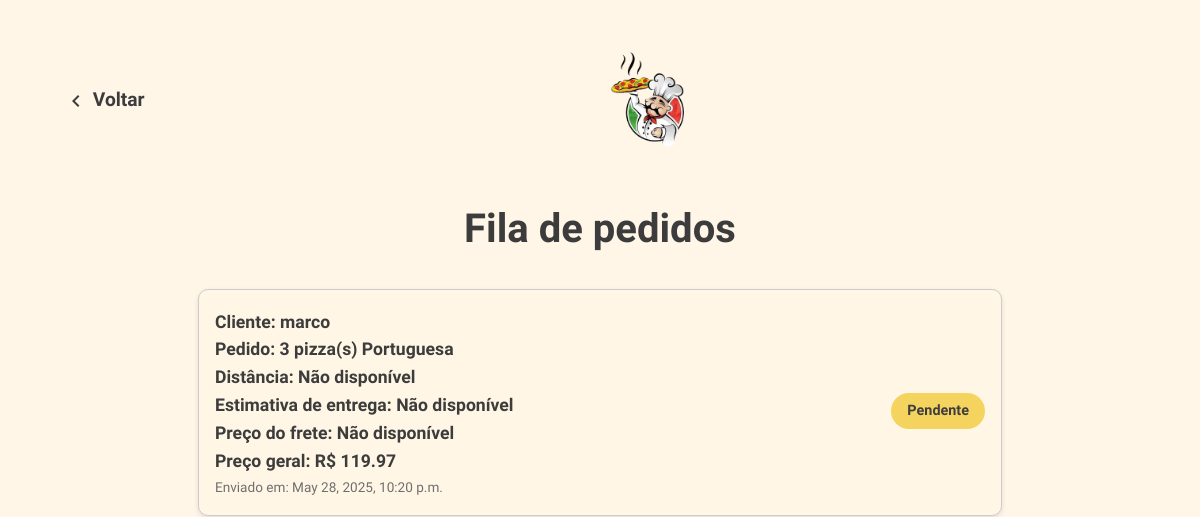
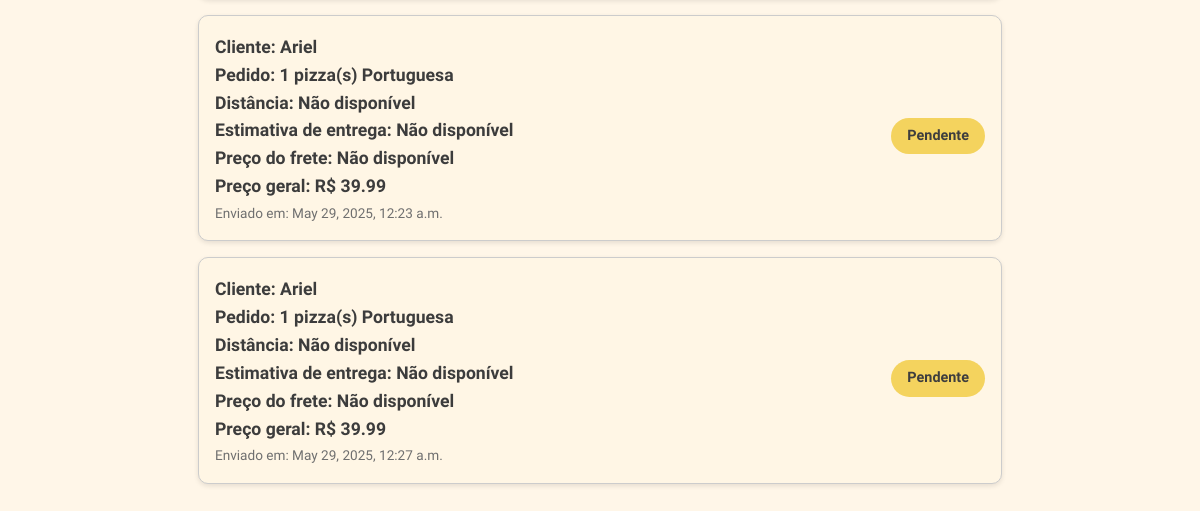
Before: /cliente/fila/ with the older database file (2 pictures, top to bottom).
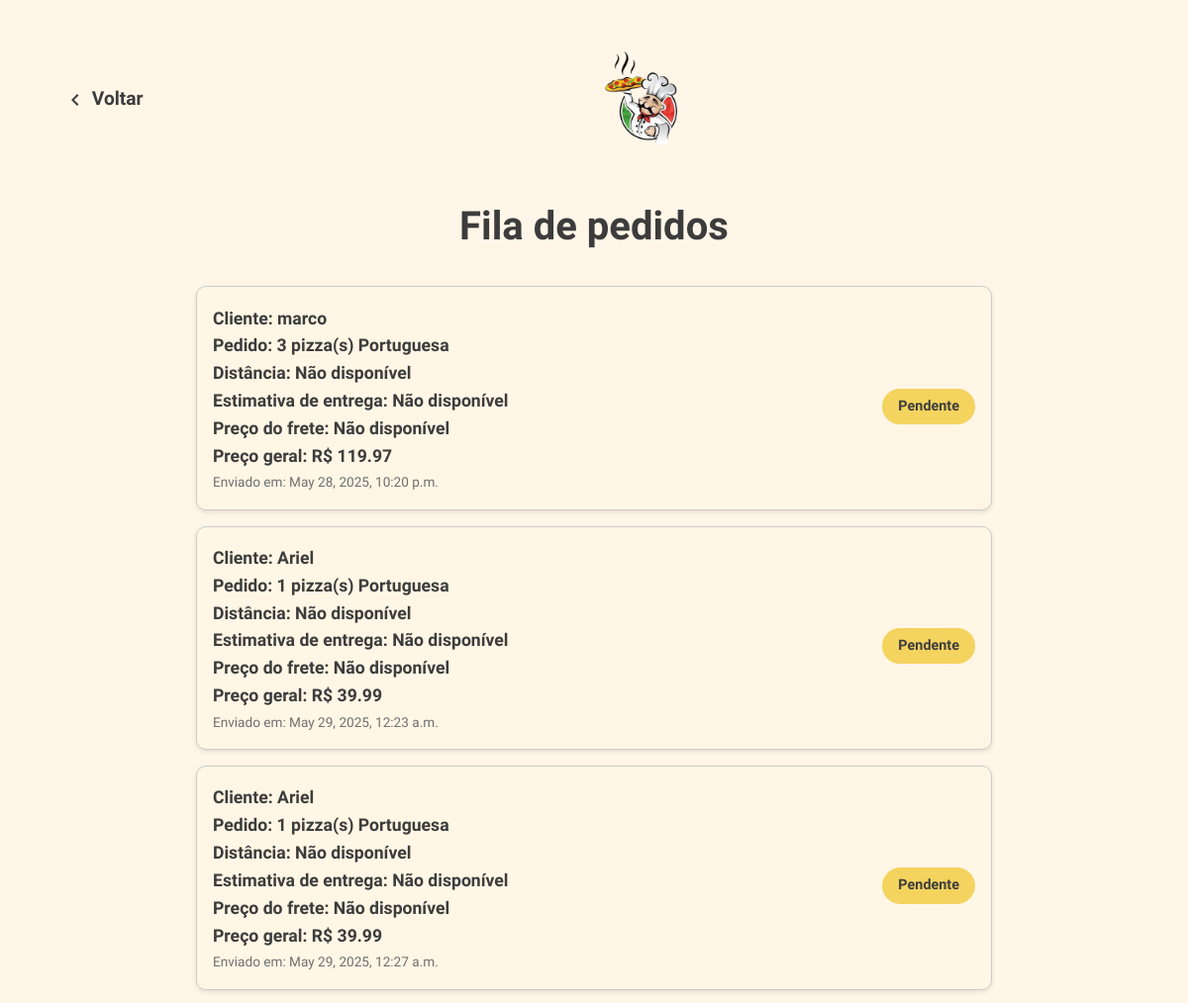
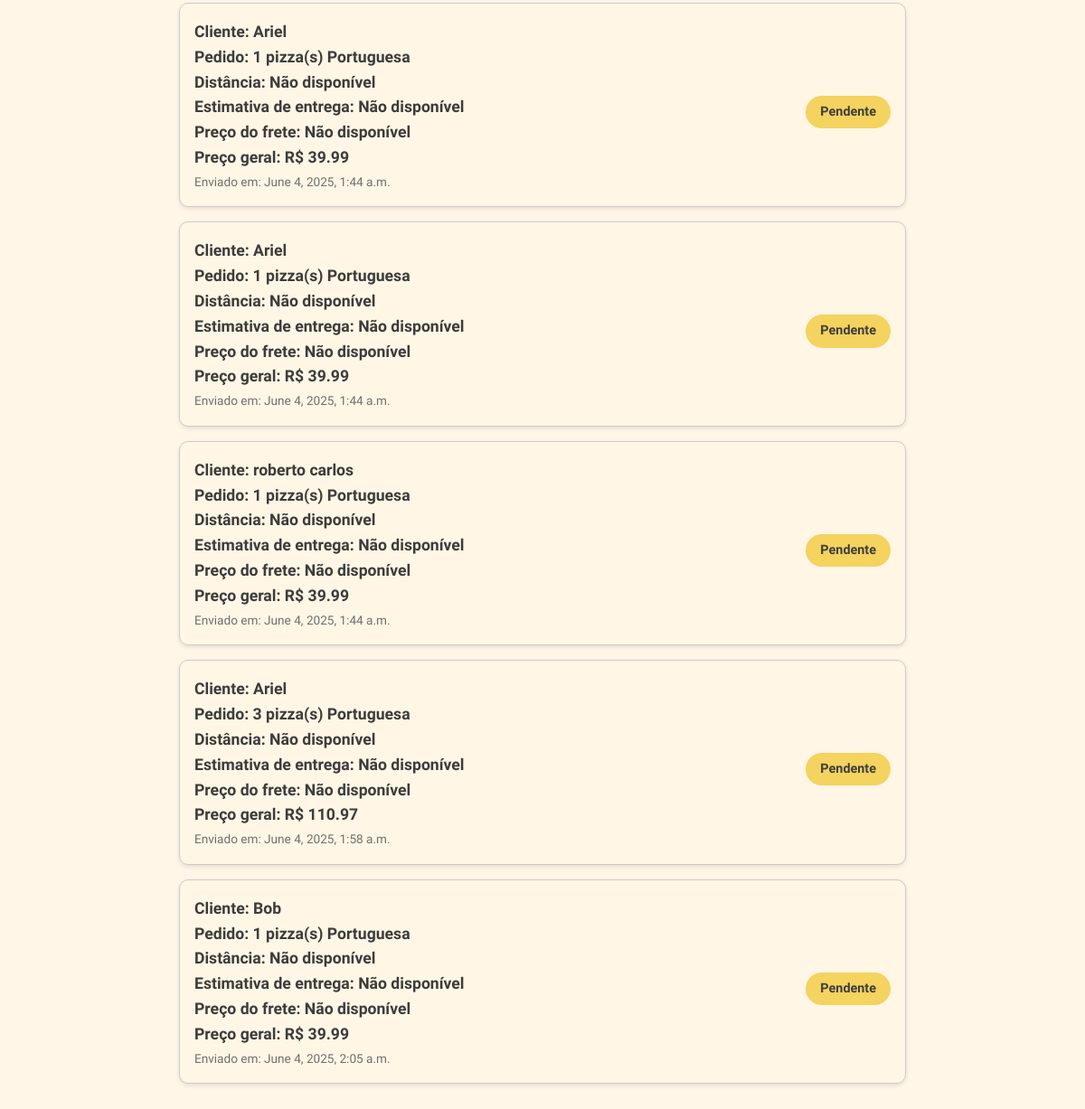
After: the same page with the newer database file (2 pictures, top to bottom).
### cliente/models.py (models this page shows, shortened)
class Pedido(models.Model):
    TAMANHOS = [('0', 'Grande'), ('1', 'Médio'), ('2', 'Pequeno')]
    BORDAS = [('0', 'Sem borda'), ('1', 'Catupiry'), ('2', 'Cheddar'), ('3', 'Doce de leite')]
    SABORES = [
        ('01', 'Portuguesa'),
        ('02', 'Chocolate'),
        ('03', 'Peixe'),
        ('04', 'Margarita'),
        ('05', 'Quatro-queijos'),
        ('06', 'Marguerita'),
        ('07', 'Calabresa'),
        ('08', 'Peperoni'),
        ('09', 'Alho e óleo'),
    ]
    OPCAO_PAGAMENTO = [
        ('dinheiro', 'Dinheiro'),
        ('debito', 'Cartão de Débito'),
        ('credito', 'Cartão de Crédito'),
        ('pix', 'PIX'),
    ]
    nome = models.CharField(max_length=100)
    cpf = models.CharField(max_length=11)
    endereco = models.CharField(max_length=200)
    quantidade = models.IntegerField()
    borda = models.CharField(max_length=1, choices=BORDAS)
    tamanho = models.CharField(max_length=1, choices=TAMANHOS)
    sabor1 = models.CharField(max_length=2, choices=SABORES, default='01')
    concluido = models.BooleanField(default=False)
    created_at = models.DateTimeField(auto_now_add=True)
    forma_de_pagamento = models.CharField(
        max_length=10,
        choices=OPCAO_PAGAMENTO,
        verbose_name="Forma de Pagamento"
    )

### cliente/views.py (the view)
# urls.py: path('fila/', views.fila_pedidos, name='fila_pedidos'),
def fila_pedidos(request):
    pedidos = Pedido.objects.filter(concluido=False).order_by('id')
    velocidade_media_kmh = 60
    preco_frete_por_km = 0.45
    for pedido in pedidos:
        coord_cliente = obter_coordenadas(pedido.endereco, API_KEY)
        if coord_cliente:
            lat1, lon1 = origem_ufa
            lat2, lon2 = coord_cliente
            distancia_km = haversine(lat1, lon1, lat2, lon2)
            distancia_km *= 1.45
            pedido.quilometragem = round(distancia_km, 1)
            pedido.tempo_entrega = int((distancia_km / velocidade_media_kmh) * 60) + 30
            pedido.preco_frete = round(distancia_km * preco_frete_por_km, 2)
        else:
            pedido.quilometragem = None
            pedido.tempo_entrega = None
            pedido.preco_frete = None
        preco_sabor = PRECO_SABORES.get(pedido.sabor1, 0)
        preco_borda = BORDAS.get(pedido.get_borda_display(), 0)
        preco_tamanho = TAMANHOS.get(pedido.get_tamanho_display(), 0)
        pedido.preco_geral = round(
            pedido.quantidade * (preco_sabor + preco_borda + preco_tamanho) +
            (pedido.preco_frete if pedido.preco_frete else 0), 2
        )
    return render(request, 'cliente/fila_pedidos.html', {'pedidos': pedidos})

### cliente/utils.py (called while the page is built)
def obter_coordenadas(endereco, api_key):
    try:
        url = f"https://api.opencagedata.com/geocode/v1/json?q={endereco}&key={api_key}"
        resposta = requests.get(url)
        resposta.raise_for_status()
        dados = resposta.json()
        if dados['results']:
            lat = dados['results'][0]['geometry']['lat']
            lon = dados['results'][0]['geometry']['lng']
            return (lat, lon)
        else:
            return None
    except requests.exceptions.RequestException:
        return None

### cliente/templates/cliente/fila_pedidos.html (shortened to what this page needs)
{% load static %}
<!DOCTYPE html>
<html lang="pt-br">
  <head>
    <link rel="stylesheet" href="{% static 'css/fila.css' %}" />
    <link rel="stylesheet" href="{% static 'css/style.css' %}" />
  </head>
  <body>
    <header>
      <a href="#" onclick="history.back(); return false;" class="back-arrow" aria-label="Voltar para página anterior">
        <svg viewBox="0 0 24 24" aria-hidden="true" focusable="false">
          <path d="M15.41 7.41L14 6l-6 6 6 6 1.41-1.41L10.83 12z" />
        </svg>Voltar
      </a>
      <a href="/"><img src="{% static 'img/logo.png' %}" alt="Logo Pizzaria" class="logo" /></a>
    </header>
    <div class="container">
      <h1>Fila de pedidos</h1>
      <div class="pedido-lista">
        {% for pedido in pedidos %}
          <div class="pedido">
            <div class="pedido-info">
              <p>
                <strong>Cliente:</strong> {{ pedido.nome }}
              </p>
              <p>
                <strong>Pedido:</strong> {{ pedido.quantidade }} pizza(s) {{ pedido.get_sabor1_display }}
              </p>
              <p>
                <strong>Distância:</strong>
                {% if pedido.quilometragem %}
                  {{ pedido.quilometragem }} km
                {% else %}
                  Não disponível
                {% endif %}
              </p>
              <p>
                <strong>Estimativa de entrega:</strong>
                {% if pedido.tempo_entrega %}
                  {{ pedido.tempo_entrega }} min
                {% else %}
                  Não disponível
                {% endif %}
              </p>
              <p>
                <strong>Preço do frete:</strong>
                {% if pedido.preco_frete %}
                  R$ {{ pedido.preco_frete|floatformat:2 }}
                {% else %}
                  Não disponível
                {% endif %}
              </p>
              <p>
                <strong>Preço geral:</strong> R$ {{ pedido.preco_geral|floatformat:2 }}
              </p>
              <small>Enviado em: {{ pedido.created_at|default:'Data não informada' }}</small>
            </div>
            <div class="pedido-status">
              <span class="status status-pendente">Pendente</span>
            </div>
          </div>
        {% empty %}
          <p>Não há pedidos na fila.</p>
        {% endfor %}
      </div>
    </div>
  </body>
</html>

### cliente/static/css/fila.css (style rules this page uses)
* { margin: 0; padding: 0; box-sizing: border-box; font-family: "Reem Kufi", sans-serif !important; }
body { background-color: #fff6e8; color: #3c3c3c; line-height: 1.4; padding: 2rem 1rem; min-height: 100vh; }
.container { max-width: 900px; margin: 0 auto; }
h1 { font-weight: 900; font-size: 2.5rem; color: #3c3c3c; margin-bottom: 2rem; text-align: center; }
.pedido-lista { display: grid; grid-template-columns: repeat(auto-fit, minmax(280px, 1fr)); gap: 1.5rem; }
.pedido { background-color: #fff; border-radius: 10px; box-shadow: 0 2px 10px rgba(0,0,0,0.1); padding: 1.5rem 2rem; display: flex; justify-content: space-between; transition: transform 0.2s ease; cursor: default; }
.pedido-info p { font-weight: 600; font-size: 1.1rem; margin-bottom: 0.4rem; color: #3c3c3c; }
.pedido-info small { color: #6f6f6f; font-size: 0.85rem; margin-top: auto; }
.pedido-status { margin-top: 1rem; display: flex; justify-content: space-between; align-items: center; }
.status { padding: 0.4rem 1rem; border-radius: 20px; font-weight: 700; font-size: 0.9rem; color: #000; user-select: none; }
.status-pendente { background-color: #f4d06f; }

### cliente/static/css/style.css (style rules this page uses)
* { margin: 0; padding: 0; box-sizing: border-box; font-family: "Reem Kufi", sans-serif !important; }
html { scroll-behavior: smooth; }
body { background-color: #fff6e8; color: #3c3c3c; line-height: 1.4; }
header { display: flex; justify-content: space-between; align-items: center; padding: 1rem 3rem; }
header .logo { width: 80px; }

### cliente/templates/cliente/fila_pedidos.html (style rules this page uses)
.back-arrow { display: inline-flex; align-items: center; text-decoration: none; color: #3c3c3c; font-weight: 700; font-size: 1.2rem; margin-right: 1rem; cursor: pointer; transition: color 0.2s ease; }
.back-arrow svg { width: 24px; height: 24px; margin-right: 0.3rem; fill: currentColor; }
header { display: flex; align-items: center; padding: 1rem 3rem; gap: 1rem; }
header .logo { width: 80px; }
.container { padding: 2rem 3rem; }
.pedido-lista { display: flex; flex-direction: column; gap: 1rem; }
.pedido { display: flex; justify-content: space-between; background-color: #fff6e5; border: 1px solid #ccc; border-radius: 10px; padding: 1rem; box-shadow: 0 2px 5px rgba(0, 0, 0, 0.1); }
.pedido-info p { margin: 0.2rem 0; }
.status { font-weight: bold; padding: 0.5rem 1rem; border-radius: 20px; }
.status-pendente { background-color: #f4d35e; color: #3e3e3e; }

Changed rows visible on the page:
added Pedido: nome "Ariel", quantidade "1", sabor1 "Portuguesa", shows "Não disponível", preco_geral "39.99", created_at "June 4, 2025, 1:44 a.m."
added Pedido: nome "Ariel", quantidade "1", sabor1 "Portuguesa", shows "Não disponível", preco_geral "39.99", created_at "June 4, 2025, 1:44 a.m."
added Pedido: nome "roberto carlos", quantidade "1", sabor1 "Portuguesa", shows "Não disponível", preco_geral "39.99", created_at "June 4, 2025, 1:44 a.m."
added Pedido: nome "Ariel", quantidade "3", sabor1 "Portuguesa", shows "Não disponível", preco_geral "110.97", created_at "June 4, 2025, 1:58 a.m."
added Pedido: nome "Bob", quantidade "1", sabor1 "Portuguesa", shows "Não disponível", preco_geral "39.99", created_at "June 4, 2025, 2:05 a.m."
